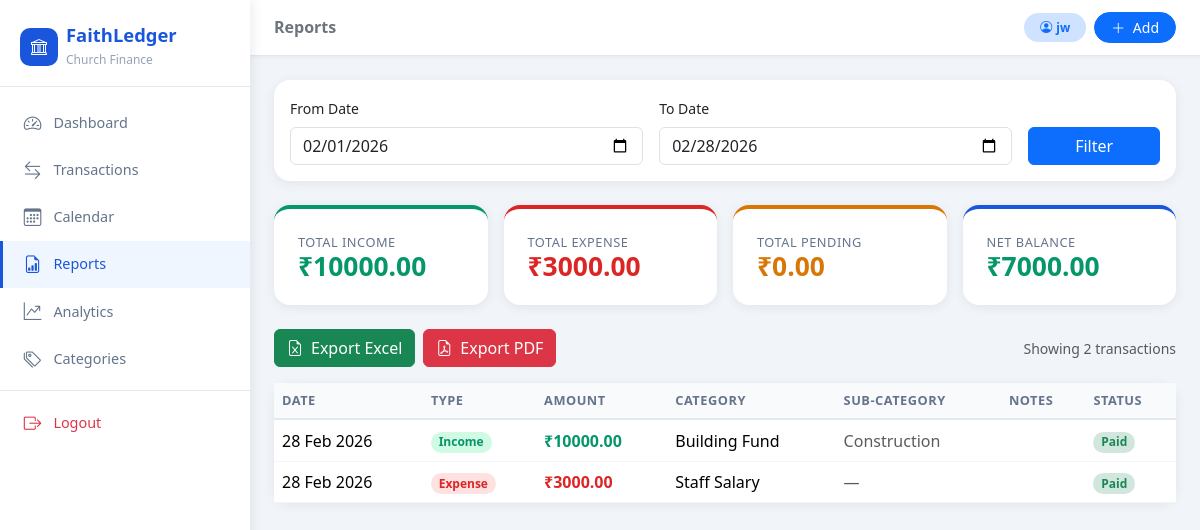
The app's page /reports/ (signed in) with its own data.
### finance/models.py (models this page shows, shortened)
class Transaction(models.Model):
    TYPE_CHOICES = [('Income', 'Income'), ('Expense', 'Expense')]
    STATUS_CHOICES = [('Paid', 'Paid'), ('Pending', 'Pending')]
    user = models.ForeignKey(User, on_delete=models.CASCADE)
    date = models.DateField()
    transaction_type = models.CharField(max_length=10, choices=TYPE_CHOICES)
    amount = models.DecimalField(max_digits=12, decimal_places=2)
    category = models.ForeignKey(Category, on_delete=models.PROTECT)
    subcategory = models.ForeignKey(SubCategory, on_delete=models.SET_NULL, null=True, blank=True)
    notes = models.TextField(blank=True)
    is_pending = models.BooleanField(default=False)
    status = models.CharField(max_length=10, choices=STATUS_CHOICES, default='Paid')
    created_at = models.DateTimeField(auto_now_add=True)
    updated_at = models.DateTimeField(auto_now=True)
    class Meta:
        ordering = ['-date', '-created_at']

class Category(models.Model):
    TYPE_CHOICES = [('Income', 'Income'), ('Expense', 'Expense')]
    name = models.CharField(max_length=100)
    type = models.CharField(max_length=10, choices=TYPE_CHOICES)
    is_active = models.BooleanField(default=True)
    created_at = models.DateTimeField(auto_now_add=True)
    updated_at = models.DateTimeField(auto_now=True)
    class Meta:
        verbose_name_plural = 'Categories'
        ordering = ['type', 'name']

class SubCategory(models.Model):
    category = models.ForeignKey(Category, on_delete=models.CASCADE, related_name='subcategories')
    name = models.CharField(max_length=100)
    is_active = models.BooleanField(default=True)
    created_at = models.DateTimeField(auto_now_add=True)
    class Meta:
        verbose_name_plural = 'SubCategories'
        ordering = ['name']

### finance/views.py (the view)
# urls.py: path('reports/', views.reports, name='reports'),
@login_required
def reports(request):
    from datetime import date as ddate
    today = ddate.today()
    date_from = request.GET.get('date_from', today.replace(day=1).isoformat())
    date_to = request.GET.get('date_to', today.isoformat())
    qs = Transaction.objects.filter(date__gte=date_from, date__lte=date_to).select_related('category', 'subcategory').order_by('date')
    total_income = qs.filter(transaction_type='Income').aggregate(s=Sum('amount'))['s'] or Decimal('0')
    total_expense = qs.filter(transaction_type='Expense').aggregate(s=Sum('amount'))['s'] or Decimal('0')
    total_pending = qs.filter(status='Pending').aggregate(s=Sum('amount'))['s'] or Decimal('0')
    net_balance = total_income - total_expense
    if 'export_excel' in request.GET:
        return export_excel(qs, date_from, date_to, total_income, total_expense, total_pending, net_balance)
    if 'export_pdf' in request.GET:
        return export_pdf(qs, date_from, date_to, total_income, total_expense, total_pending, net_balance)
    return render(request, 'finance/reports.html', {
        'transactions': qs,
        'date_from': date_from,
        'date_to': date_to,
        'total_income': total_income,
        'total_expense': total_expense,
        'total_pending': total_pending,
        'net_balance': net_balance,
    })

### finance/templates/finance/reports.html (shortened to what this page needs)
{% extends 'base.html' %}
{% block page_title %}Reports{% endblock %}
{% block content %}
<div class="card mb-4">
  <div class="card-body">
    <form method="get" class="row g-3 align-items-end">
      <div class="col-sm-5">
        <label class="form-label fw-medium small">From Date</label>
        <input type="date" name="date_from" value="{{ date_from }}" class="form-control">
      </div>
      <div class="col-sm-5">
        <label class="form-label fw-medium small">To Date</label>
        <input type="date" name="date_to" value="{{ date_to }}" class="form-control">
      </div>
      <div class="col-sm-2">
        <button type="submit" class="btn btn-primary w-100">Filter</button>
      </div>
    </form>
  </div>
</div>
<div class="row g-3 mb-4">
  <div class="col-6 col-md-3">
    <div class="card card-stat" style="border-top: 4px solid var(--income);">
      <div class="stat-label">Total Income</div>
      <div class="stat-value text-income">₹{{ total_income|floatformat:2 }}</div>
    </div>
  </div>
  <div class="col-6 col-md-3">
    <div class="card card-stat" style="border-top: 4px solid var(--expense);">
      <div class="stat-label">Total Expense</div>
      <div class="stat-value text-expense">₹{{ total_expense|floatformat:2 }}</div>
    </div>
  </div>
  <div class="col-6 col-md-3">
    <div class="card card-stat" style="border-top: 4px solid var(--pending);">
      <div class="stat-label">Total Pending</div>
      <div class="stat-value text-pending">₹{{ total_pending|floatformat:2 }}</div>
    </div>
  </div>
  <div class="col-6 col-md-3">
    <div class="card card-stat" style="border-top: 4px solid var(--primary);">
      <div class="stat-label">Net Balance</div>
      <div class="stat-value {% if net_balance >= 0 %}text-income{% else %}text-expense{% endif %}">
        ₹{{ net_balance|floatformat:2 }}
      </div>
    </div>
  </div>
</div>
<div class="d-flex gap-2 mb-3">
  <a href="?date_from={{ date_from }}&date_to={{ date_to }}&export_excel=1"
     class="btn btn-success">
    <i class="bi bi-file-earmark-excel me-2"></i>Export Excel
  </a>
  <a href="?date_from={{ date_from }}&date_to={{ date_to }}&export_pdf=1"
     class="btn btn-danger">
    <i class="bi bi-file-earmark-pdf me-2"></i>Export PDF
  </a>
  <span class="ms-auto text-muted small align-self-center">
    Showing {{ transactions.count }} transactions
  </span>
</div>
<div class="card">
  <div class="card-body p-0">
    <div class="table-responsive">
      <table class="table table-clean mb-0">
        <thead>
          <tr>
            <th>Date</th><th>Type</th><th>Amount</th><th>Category</th><th>Sub-Category</th><th>Notes</th><th>Status</th>
          </tr>
        </thead>
        <tbody>
          {% for txn in transactions %}
          <tr>
            <td>{{ txn.date|date:"d M Y" }}</td>
            <td>
              <span class="badge rounded-pill {% if txn.transaction_type == 'Income' %}badge-income{% else %}badge-expense{% endif %}">
                {{ txn.transaction_type }}
              </span>
            </td>
            <td class="fw-semibold {% if txn.transaction_type == 'Income' %}text-income{% else %}text-expense{% endif %}">
              ₹{{ txn.amount|floatformat:2 }}
            </td>
            <td>{{ txn.category.name }}</td>
            <td class="text-muted">{{ txn.subcategory.name|default:"—" }}</td>
            <td class="text-muted small">{{ txn.notes|truncatechars:50 }}</td>
            <td>
              <span class="badge rounded-pill {% if txn.status == 'Paid' %}bg-success-subtle text-success{% else %}badge-pending{% endif %}">
                {{ txn.status }}
              </span>
            </td>
          </tr>
          {% empty %}
          <tr><td colspan="7" class="text-center py-5 text-muted">No transactions in this date range.</td></tr>
          {% endfor %}
        </tbody>
      </table>
    </div>
  </div>
</div>
{% endblock %}

### templates/base.html (shortened to what this page needs)
<!DOCTYPE html>
<html lang="en">
<head>
  <link href="https://cdn.jsdelivr.net/npm/bootstrap@5.3.3/dist/css/bootstrap.min.css" rel="stylesheet">
  <link href="https://cdn.jsdelivr.net/npm/bootstrap-icons@1.11.3/font/bootstrap-icons.css" rel="stylesheet">
</head>
<body>
{% if user.is_authenticated %}
<nav id="sidebar">
  <div class="sidebar-brand">
    <div class="d-flex align-items-center gap-2">
      <div style="width:38px;height:38px;background:var(--primary);border-radius:10px;display:flex;align-items:center;justify-content:center;">
        <i class="bi bi-bank text-white"></i>
      </div>
      <div>
        <h5>FaithLedger</h5>
        <small>Church Finance</small>
      </div>
    </div>
  </div>
  <div class="sidebar-nav">
    <a href="{% url 'dashboard' %}" class="nav-link-item {% if request.resolver_match.url_name == 'dashboard' %}active{% endif %}">
      <i class="bi bi-speedometer2"></i> Dashboard
    </a>
    <a href="{% url 'transaction_list' %}" class="nav-link-item {% if 'transaction' in request.resolver_match.url_name %}active{% endif %}">
      <i class="bi bi-arrow-left-right"></i> Transactions
    </a>
    <a href="{% url 'calendar' %}" class="nav-link-item {% if 'calendar' in request.resolver_match.url_name %}active{% endif %}">
      <i class="bi bi-calendar3"></i> Calendar
    </a>
    <a href="{% url 'reports' %}" class="nav-link-item {% if request.resolver_match.url_name == 'reports' %}active{% endif %}">
      <i class="bi bi-file-earmark-bar-graph"></i> Reports
    </a>
    <a href="{% url 'analytics' %}" class="nav-link-item {% if request.resolver_match.url_name == 'analytics' %}active{% endif %}">
      <i class="bi bi-graph-up-arrow"></i> Analytics
    </a>
    <a href="{% url 'category_list' %}" class="nav-link-item {% if 'category' in request.resolver_match.url_name %}active{% endif %}">
      <i class="bi bi-tags"></i> Categories
    </a>
    <div style="border-top:1px solid #e2e8f0;margin:.5rem 0;"></div>
    <a href="{% url 'logout' %}" class="nav-link-item text-danger">
      <i class="bi bi-box-arrow-right"></i> Logout
    </a>
  </div>
</nav>
<div id="main">
  <div class="topbar">
    <div class="d-flex align-items-center gap-3">
      <h6 class="mb-0 fw-semibold text-secondary">{% block page_title %}Dashboard{% endblock %}</h6>
    </div>
    <div class="d-flex align-items-center gap-2">
      <span class="badge bg-primary-subtle text-primary rounded-pill px-3 py-2">
        <i class="bi bi-person-circle me-1"></i>{{ user.username }}
      </span>
      <a href="{% url 'transaction_add' %}" class="btn btn-primary btn-sm rounded-pill px-3">
        <i class="bi bi-plus-lg me-1"></i> Add
      </a>
    </div>
  </div>
  <div class="page-content">
    {% block content %}{% endblock %}
  </div>
</div>
{% else %}
{% block auth_content %}{% endblock %}
{% endif %}
</body>
</html>

### templates/base.html (style rules this page uses)
:root { --primary: #1a56db; --primary-light: #eff6ff; --income: #059669; --income-light: #d1fae5; --expense: #dc2626; --expense-light: #fee2e2; --pending: #d97706; --pending-light: #fef3c7; --sidebar-w: 250px; }
body { background: #f1f5f9; font-family: 'Segoe UI', system-ui, sans-serif; }
#sidebar { position: fixed; top: 0; left: 0; height: 100vh; width: var(--sidebar-w); background: #fff; box-shadow: 2px 0 12px rgba(0,0,0,.08); z-index: 1040; display: flex; flex-direction: column; transition: transform .3s; }
.sidebar-brand { padding: 1.5rem 1.25rem 1rem; border-bottom: 1px solid #e2e8f0; }
.sidebar-brand h5 { color: var(--primary); font-weight: 700; margin: 0; font-size: 1.15rem; }
.sidebar-brand small { color: #94a3b8; font-size: .75rem; }
.sidebar-nav { padding: .75rem 0; flex: 1; overflow-y: auto; }
.nav-link-item { display: flex; align-items: center; gap: .7rem; padding: .65rem 1.25rem; color: #64748b; text-decoration: none; font-size: .9rem; border-radius: 0; transition: all .2s; border-left: 3px solid transparent; }
.nav-link-item:hover, .nav-link-item.active { background: var(--primary-light); color: var(--primary); border-left-color: var(--primary); }
.nav-link-item i { font-size: 1.1rem; width: 1.2rem; text-align: center; }
#main { margin-left: var(--sidebar-w); min-height: 100vh; }
.topbar { background: #fff; padding: .75rem 1.5rem; border-bottom: 1px solid #e2e8f0; display: flex; align-items: center; justify-content: space-between; position: sticky; top: 0; z-index: 1030; box-shadow: 0 1px 4px rgba(0,0,0,.06); }
.page-content { padding: 1.5rem; }
.card { border: none; border-radius: 16px; box-shadow: 0 2px 12px rgba(0,0,0,.07); }
.card-stat { padding: 1.5rem; }
.stat-value { font-size: 1.65rem; font-weight: 700; line-height: 1.1; }
.stat-label { font-size: .8rem; color: #64748b; text-transform: uppercase; letter-spacing: .04em; }
.badge-income { background: var(--income-light); color: var(--income); }
.badge-expense { background: var(--expense-light); color: var(--expense); }
.table-clean th { background: #f8fafc; font-size: .8rem; text-transform: uppercase; letter-spacing: .04em; color: #64748b; border-bottom: 2px solid #e2e8f0; }
.table-clean td { vertical-align: middle; border-color: #f1f5f9; }
.text-income { color: var(--income) !important; }
.text-expense { color: var(--expense) !important; }
.text-pending { color: var(--pending) !important; }

### records on screen
Transaction: date "28 Feb 2026", transaction_type "Income", amount "10000.00", category.name "Building Fund", subcategory.name "Construction", status "Paid"
Transaction: date "28 Feb 2026", transaction_type "Expense", amount "3000.00", category.name "Staff Salary", subcategory.name "—", status "Paid"

### other values on screen
{{ user.username }} "jw"
{{ total_income|floatformat:2 }} "10000.00"
{{ total_expense|floatformat:2 }} "3000.00"
{{ total_pending|floatformat:2 }} "0.00"
{{ net_balance|floatformat:2 }} "7000.00"
{{ transactions.count }} "2"
